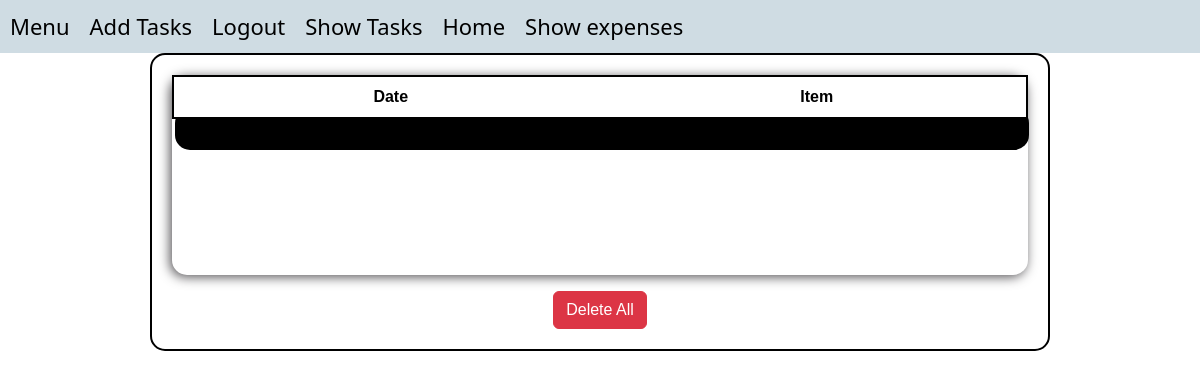
Page /dashboard on the earlier database version.
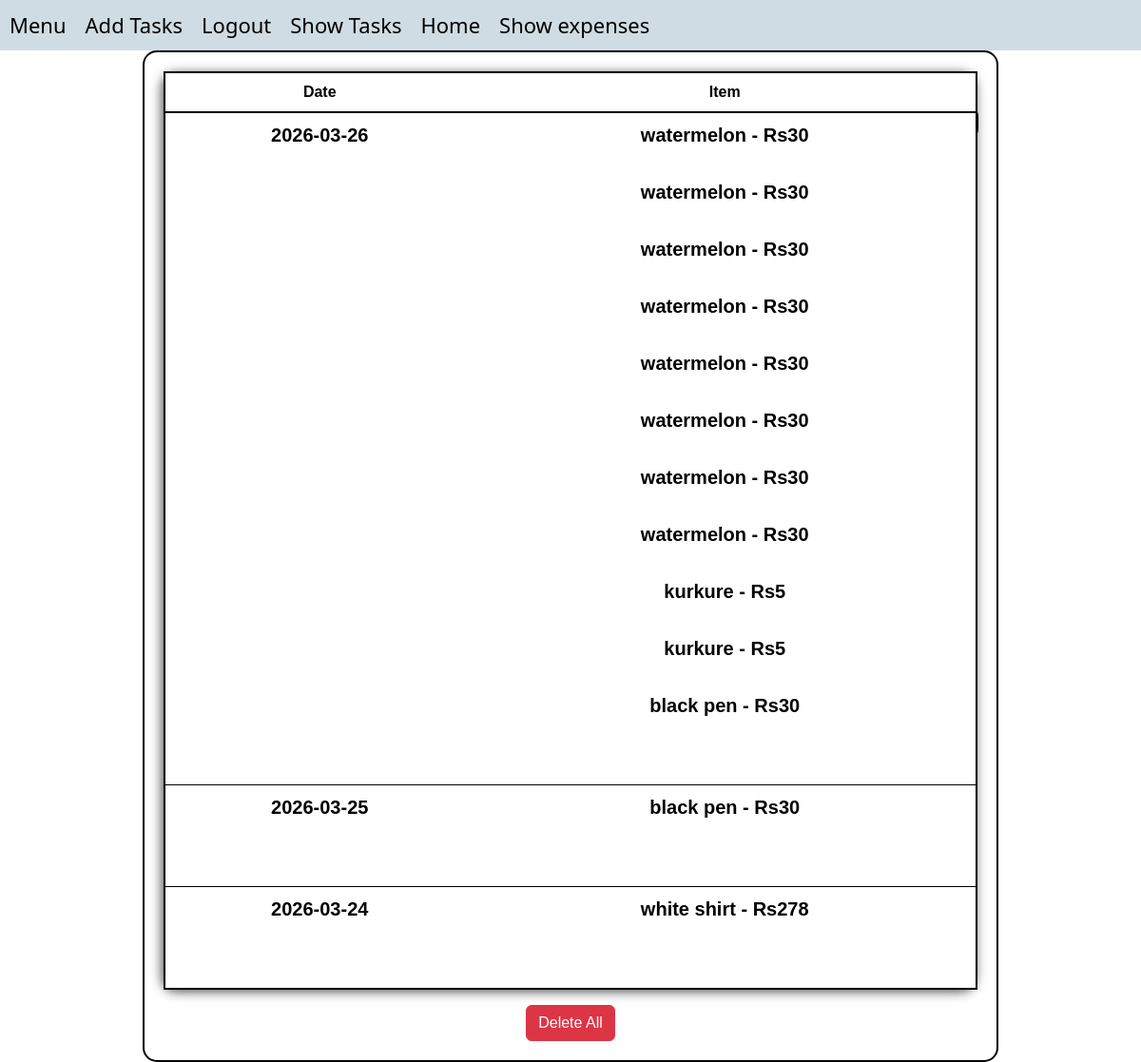
Same page on the later database version.
### expense/models.py (models this page shows)
class expense(db.Model):
    id = db.Column("id", db.Integer, primary_key = True)
    date = db.Column("date", db.Date, nullable = False)
    amount = db.Column("amount", db.Integer, nullable = False)
    item = db.Column("item", db.String(228), nullable = False)

### expense/routes.py (the view)
@exp.route("/dashboard", methods = ["GET"])
def dashboard():
    expenses = expense.query.order_by(expense.date.desc()).all()
    grouped_exp = defaultdict(list)
    for exp in expenses:
        grouped_exp[exp.date].append(exp)
    return render_template("expense/dashboard.html", grp = grouped_exp)

### expense/templates/expense/dashboard.html
{% extends "base.html" %}
{% block content %}
<div class="show">
    <table class="table table_hover">
        <thead>
            <th>Date</th>
            <th>Item</th>
        </thead>
        <tbody style="overflow-y: scroll;">
            {% for date , exp in grp.items() %}
            <tr style="background-color: antiquewhite;">
                <td>{{ date }}</td>
                <td>
                    {% for item in exp %}
                    {{ item.item }} - Rs{{item.amount}} <br><br>
                    {% endfor %} <br>
                </td>
            </tr>
            {% endfor %}
        </tbody>
    </table>
    <form action="{{url_for('exp.deleteall')}}" method="get">
        <button class="btn btn-danger">Delete All</button>
    </form>
</div>
{% endblock %}

### templates/base.html (shortened to what this page needs)
<!DOCTYPE html>
<html lang="en">
<head>
    <link href="https://cdn.jsdelivr.net/npm/bootstrap@5.3.8/dist/css/bootstrap.min.css" rel="stylesheet"
>
    <link rel="stylesheet" href="../static/style.css">
    <link rel="stylesheet" href="https://cdnjs.cloudflare.com/ajax/libs/font-awesome/4.7.0/css/font-awesome.min.css">
</head>
<body class="bs-body-color">
    <div class="header">
        <a href="">Menu</a>
        <a href="{{url_for('todo.add')}}">Add Tasks</a>
        <a href="">Logout</a>
        <a href="{{url_for('todo.show')}}">Show Tasks</a>
        <a href="{{url_for('todo.welcome')}}">Home</a>
        <a href="{{url_for('exp.dashboard')}}">Show expenses</a>
    </div>
    {% block content %}{% endblock %}
</body>
</html>

### static/style.css (style rules this page uses)
* { text-align: center; align-items: center; }
.header { text-align: left; margin: auto; align-items: safe; display: flex; flex-direction: row; color: white; background-color: rgb(207, 220, 227); }
.header * { margin: 10px; }
table { border: 2px solid black; padding: 25px; margin: auto; text-align: center; width: 90%; height: 200px; border-radius: 15px; box-shadow: -2px 2px 12px rgb(83, 81, 84); border-color: rgb(0, 0, 0); }
thead { border: 2px solid black; border-radius: 15px; box-shadow: 2px 2pc black; border-color: rgb(0, 0, 0); color: rgb(0, 0, 0); font-weight: 800; }
tbody { border: 2px solid rgb(0, 0, 0); background-color: rgb(227, 222, 241); font-size: 20px; border-radius: 15px; border-color: rgb(0, 0, 0); }
.show { border-radius: 15px; width: 75%; height: auto; text-align: center; margin: auto; padding: 20px; font-family: 'Lucida Sans', 'Lucida Sans Regular', 'Lucida Grande', 'Lucida Sans Unicode', Geneva, Verdana, sans-serif; border: 2px solid black; font-weight: 800; overflow-y: scroll; }
a { text-decoration: none; color: rgb(0, 0, 0); font-size: 22px; font-weight: 500; }
form { color: white; }

Differences in the rows shown:
added expense: grp "2026-03-26", item "watermelon", amount "30"
added expense: item "watermelon", amount "30", shown under "2026-03-26"
added expense: item "watermelon", amount "30", shown under "2026-03-26"
added expense: item "watermelon", amount "30", shown under "2026-03-26"
added expense: item "watermelon", amount "30", shown under "2026-03-26"
added expense: item "watermelon", amount "30", shown under "2026-03-26"
added expense: item "watermelon", amount "30", shown under "2026-03-26"
added expense: item "watermelon", amount "30", shown under "2026-03-26"
added expense: item "kurkure", amount "5", shown under "2026-03-26"
added expense: item "kurkure", amount "5", shown under "2026-03-26"
added expense: item "black pen", amount "30", shown under "2026-03-26"
added expense: grp "2026-03-25", item "black pen", amount "30"
added expense: grp "2026-03-24", item "white shirt", amount "278"
